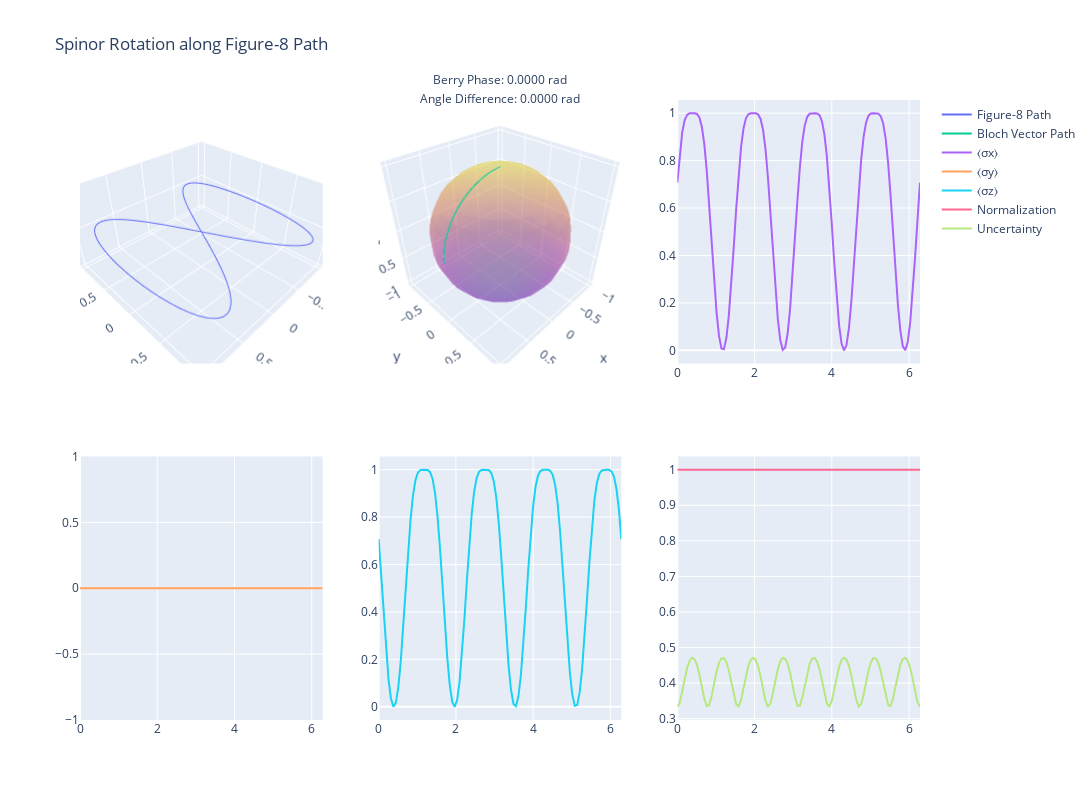

Notebook source saved alongside this figure:
### Code cell
import numpy as np
import plotly.graph_objs as go
from plotly.subplots import make_subplots

def spinor(theta, phi):
    return np.array([np.cos(theta/2), np.exp(1j*phi)*np.sin(theta/2)])

def rotate_spinor(spinor, angle):
    rotation_matrix = np.array([[np.cos(angle/2), -np.sin(angle/2)],
                                [np.sin(angle/2), np.cos(angle/2)]])
    return np.dot(rotation_matrix, spinor)

def bloch_vector(spinor):
    x = 2 * np.real(np.conj(spinor[0]) * spinor[1])
    y = 2 * np.imag(np.conj(spinor[0]) * spinor[1])
    z = np.abs(spinor[0])**2 - np.abs(spinor[1])**2
    return np.array([x, y, z])

def berry_phase(spinors):
    phase = 0
    for i in range(len(spinors) - 1):
        phase += np.imag(np.log(np.vdot(spinors[i], spinors[i+1])))
    phase += np.imag(np.log(np.vdot(spinors[-1], spinors[0])))
    return phase

# Create the figure-8 path
t = np.linspace(0, 2*np.pi, 100)
x = np.sin(t)
y = np.sin(2*t)
z = np.zeros_like(t)

# Rotate the spinor and move it along the path
initial_spinor = spinor(np.pi/4, 0)  # 45-degree spinor
rotated_spinors = []
bloch_vectors = []
for i in range(len(t)):
    angle = np.pi/4 * np.sin(4*t[i])  # Vary rotation angle along the path
    rotated_spinor = rotate_spinor(initial_spinor, angle)
    rotated_spinors.append(rotated_spinor)
    bloch_vectors.append(bloch_vector(rotated_spinor))

bloch_vectors = np.array(bloch_vectors)

# Calculate Berry phase
berry_phase_value = berry_phase(rotated_spinors)

# Calculate angle difference between initial and final spinor
angle_diff = np.arccos(np.abs(np.vdot(rotated_spinors[0], rotated_spinors[-1])))

# Calculate expectation values of Pauli matrices
sigma_x = np.array([[0, 1], [1, 0]])
sigma_y = np.array([[0, -1j], [1j, 0]])
sigma_z = np.array([[1, 0], [0, -1]])

exp_x = [np.real(np.conj(s).dot(sigma_x.dot(s))) for s in rotated_spinors]
exp_y = [np.real(np.conj(s).dot(sigma_y.dot(s))) for s in rotated_spinors]
exp_z = [np.real(np.conj(s).dot(sigma_z.dot(s))) for s in rotated_spinors]

# Validate quantum physics laws
normalization = [np.abs(np.vdot(s, s)) for s in rotated_spinors]
uncertainty_principle = [np.std([ex, ey, ez]) for ex, ey, ez in zip(exp_x, exp_y, exp_z)]

# Visualize the results using Plotly
fig = make_subplots(rows=2, cols=3, specs=[
    [{'type': 'scatter3d'}, {'type': 'scatter3d'}, {'type': 'scatter'}],
    [{'type': 'scatter'}, {'type': 'scatter'}, {'type': 'scatter'}]
])

# 3D path
fig.add_trace(go.Scatter3d(x=x, y=y, z=z, mode='lines', name='Figure-8 Path'), row=1, col=1)

# Bloch sphere
u = np.linspace(0, 2*np.pi, 20)
v = np.linspace(0, np.pi, 20)
sphere_x = np.outer(np.cos(u), np.sin(v))
sphere_y = np.outer(np.sin(u), np.sin(v))
sphere_z = np.outer(np.ones(np.size(u)), np.cos(v))

fig.add_trace(go.Surface(x=sphere_x, y=sphere_y, z=sphere_z, opacity=0.3, showscale=False), row=1, col=2)
fig.add_trace(go.Scatter3d(x=bloch_vectors[:, 0], y=bloch_vectors[:, 1], z=bloch_vectors[:, 2],
                           mode='lines', name='Bloch Vector Path'), row=1, col=2)

# Expectation values
fig.add_trace(go.Scatter(x=t, y=exp_x, mode='lines', name='⟨σx⟩'), row=1, col=3)
fig.add_trace(go.Scatter(x=t, y=exp_y, mode='lines', name='⟨σy⟩'), row=2, col=1)
fig.add_trace(go.Scatter(x=t, y=exp_z, mode='lines', name='⟨σz⟩'), row=2, col=2)

# Normalization and uncertainty principle
fig.add_trace(go.Scatter(x=t, y=normalization, mode='lines', name='Normalization'), row=2, col=3)
fig.add_trace(go.Scatter(x=t, y=uncertainty_principle, mode='lines', name='Uncertainty'), row=2, col=3)

fig.update_layout(title='Spinor Rotation along Figure-8 Path',
                  scene=dict(xaxis_title='X', yaxis_title='Y', zaxis_title='Z'),
                  height=800, width=1200)

# Add annotations with important information
fig.add_annotation(text=f"Berry Phase: {berry_phase_value:.4f} rad", xref="paper", yref="paper", x=0.5, y=1.05, showarrow=False)
fig.add_annotation(text=f"Angle Difference: {angle_diff:.4f} rad", xref="paper", yref="paper", x=0.5, y=1.02, showarrow=False)

fig.show()

# Print additional information
print(f"Berry Phase: {berry_phase_value:.4f} rad")
print(f"Berry Phase (degrees): {np.degrees(berry_phase_value):.4f}°")
print(f"Angle Difference between Initial and Final Spinor: {angle_diff:.4f} rad")
print(f"Average Normalization: {np.mean(normalization):.6f}")
print(f"Average Uncertainty: {np.mean(uncertainty_principle):.6f}")
